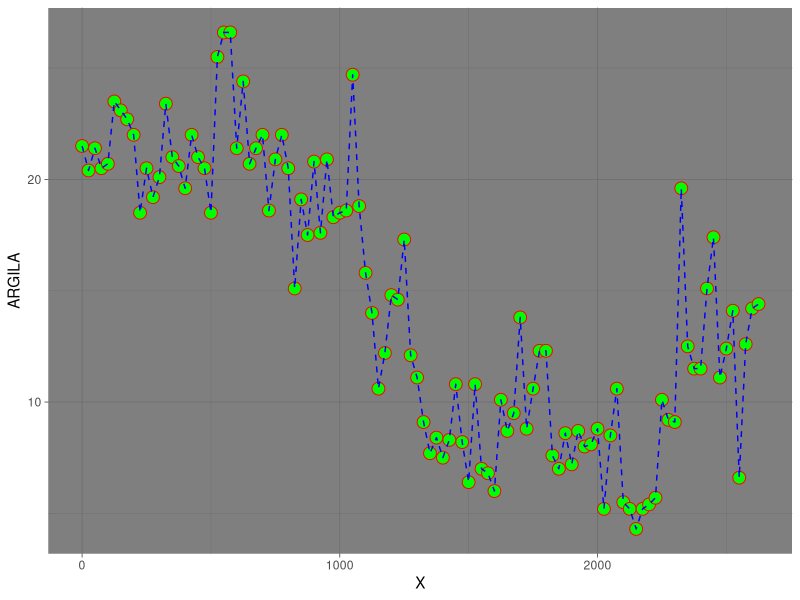
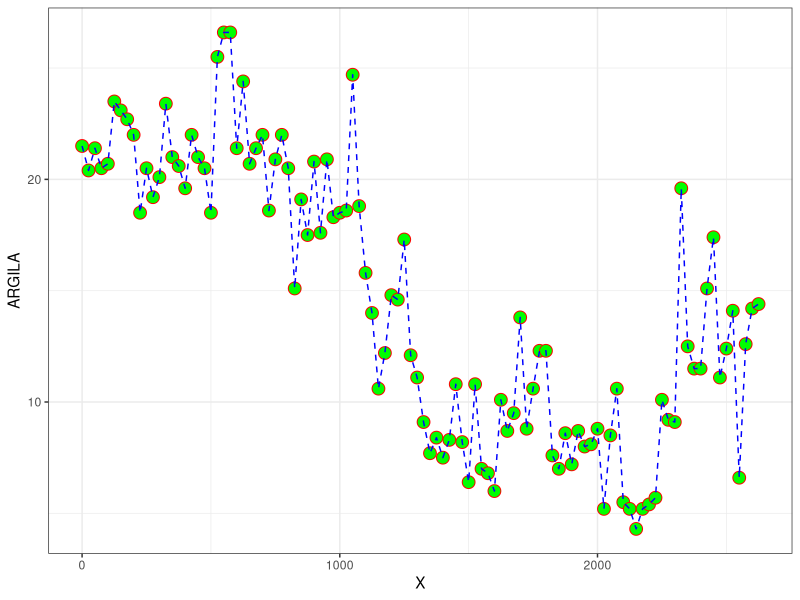
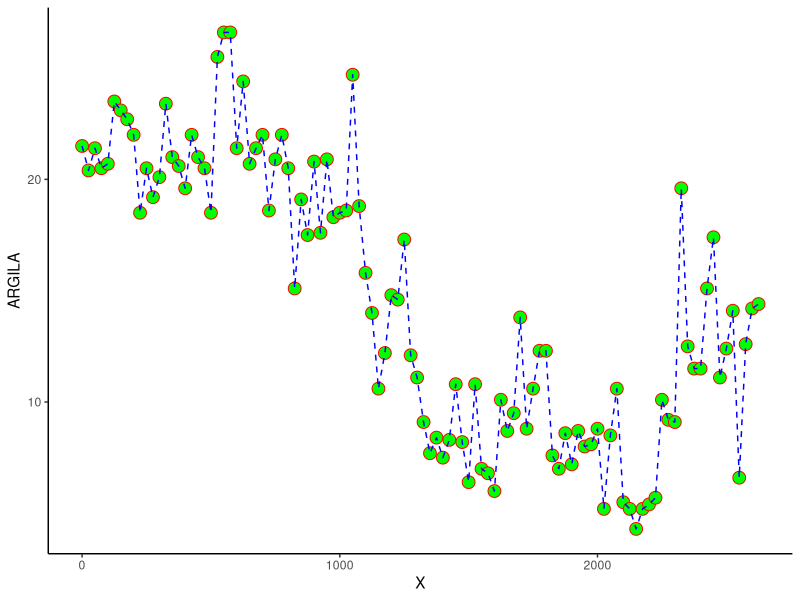
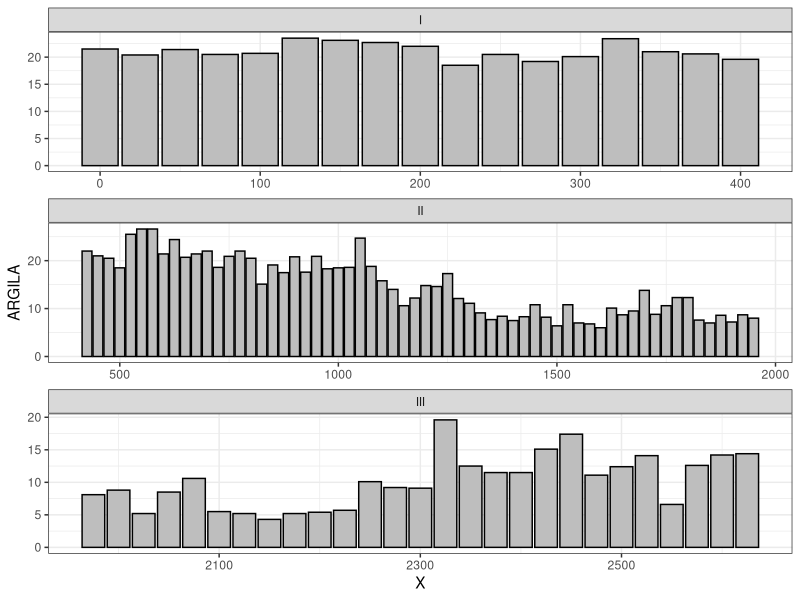
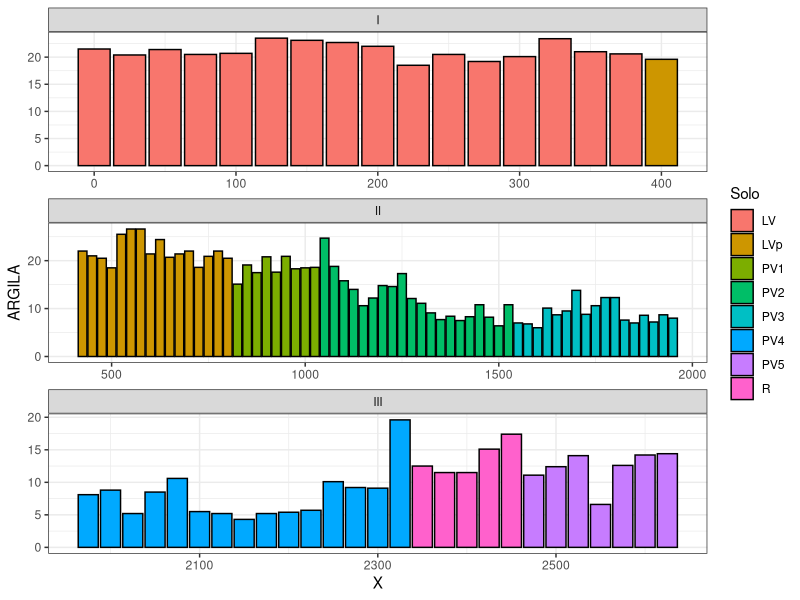
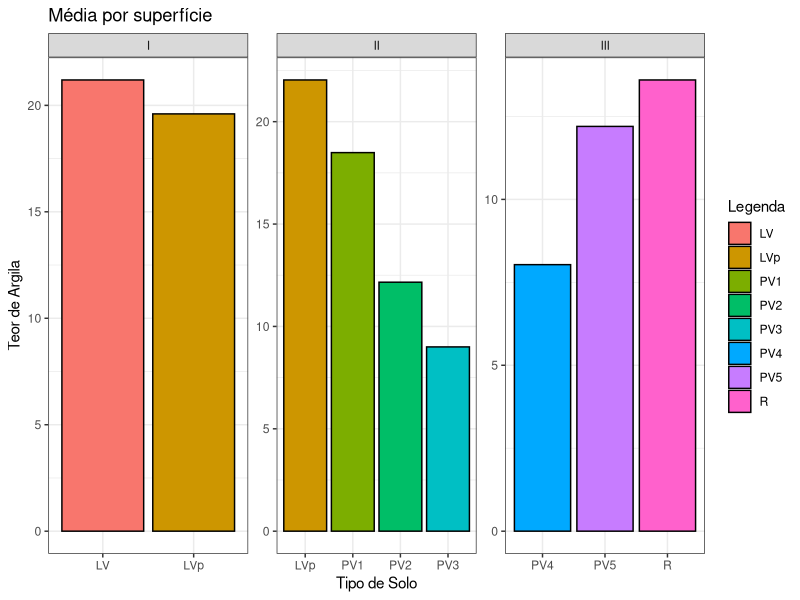
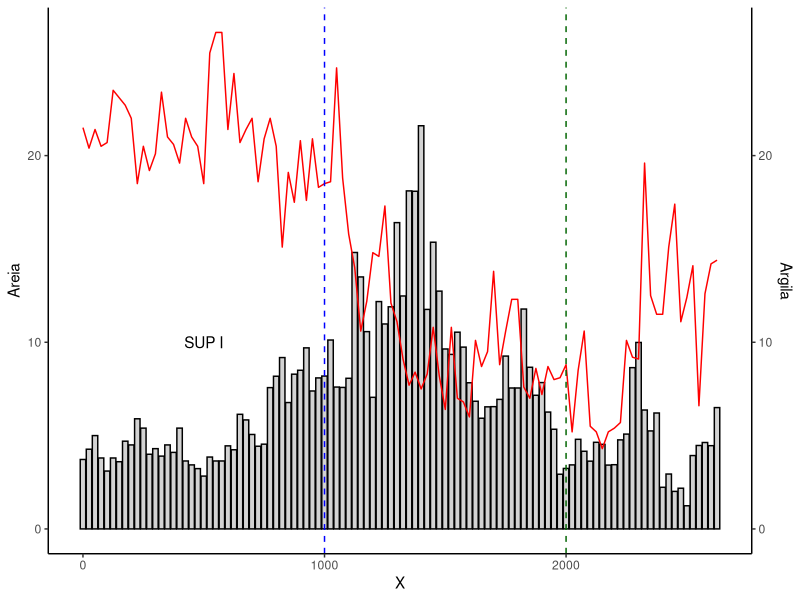
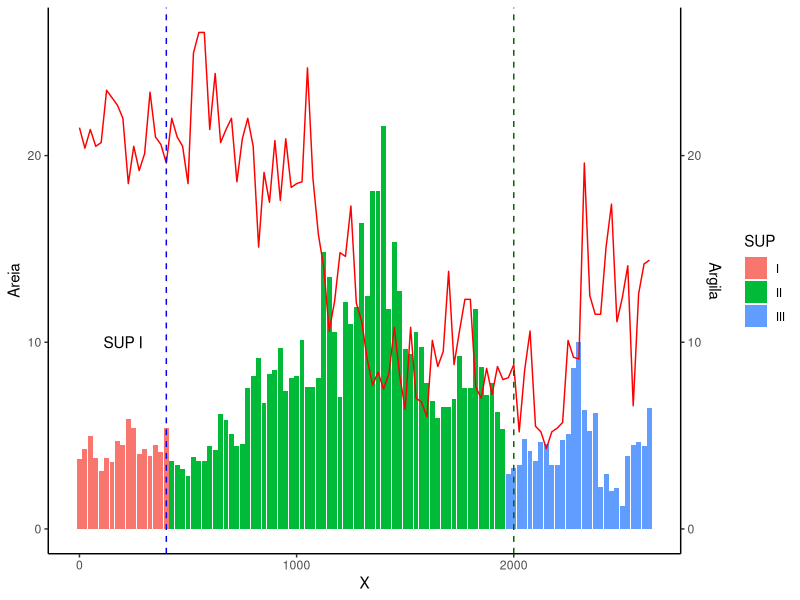

The R script that drew these images, in order:
# Visualização de Dados no {ggplot2}
## Carregar o banco de dados geomorfologia
geomorfologia <- read.table("data/geomorfologia.txt",h=TRUE)

## Filtrar os dados da superfície I
filtro <- geomorfologia$SUP == "I"
geo_aux <- geomorfologia[filtro,]

## PIPE (magrittr) %>% - opera data.frames e resuta em data.frames
library(tidyverse)
geomorfologia %>% # CONTROL + SHIFT + M 
  filter(SUP == "I")

# retirando uma coluna com o PIPE
geomorfologia$SUP
# ou
geomorfologia %>% 
  pull(SUP)

# Pegar da superfície I um somente areia grossa e argila
geomorfologia %>% 
  filter(SUP == "I") %>% # 1º verbo
  select(AG, ARGILA) # 2º verbo

# Pegar da superfície I um somente areia grossa e argila
geomorfologia %>% 
  filter(SUP == "I") %>% 
  select(AG, ARGILA) %>% 
  arrange(desc(ARGILA)) # decrescente 3º verbo

# Amédia para ARGILA por tipo de solo
geomorfologia %>% 
  group_by(Solo) %>% # 4º verbo
  summarise(Media_ARGILA = mean(ARGILA,na.rm=TRUE)) # 5º verbo

## Criando gráficos
meu_plot <- geomorfologia %>% 
  ggplot(aes(x=X, y=ARGILA)) +
  geom_point(color = "red",fill="green",size=4,shape=21) +
  geom_line(color = "blue", linetype=2, lwd = .5)

# Mudando os temas
meu_plot + theme_dark()
meu_plot + theme_bw()
meu_plot + theme_classic()


# Gráfico de Barras
geomorfologia %>% 
  ggplot(aes(x=X, y=ARGILA)) + 
  geom_col(color = "black", fill="gray") +
  theme_bw() +
#  coord_flip()  # para rotacionar o gráfico
  facet_wrap(~SUP, scales = "free", nrow = 3)


# Gráfico de Barras
geomorfologia %>% 
  ggplot(aes(x=X, y=ARGILA, fill=Solo)) + 
  geom_col(color="black") +
  theme_bw() +
  facet_wrap(~SUP, scales = "free", nrow = 3)

geomorfologia %>% 
  group_by(SUP, Solo) %>% 
  summarise(media_argila = mean(ARGILA, na.rm=TRUE)) %>% 
  ggplot(aes(x=Solo, y=media_argila,fill=Solo)) +
  geom_col(color="black") +
  facet_wrap(~SUP, scales="free", nrow = 1) +
  labs(x = "Tipo de Solo", y = "Teor de Argila",
       title = "Média por superfície", fill = "Legenda")+
  theme_bw()
  
# Gráfico de Linhas e Barras no mesmo Layout
# Gráfico do Teor de Argila ao longo do perfil (linhas)
geomorfologia %>% 
  ggplot(aes(x=X)) +
  geom_col(aes(y=AG), color="black", fill="lightgray") +
  geom_line(aes(y=ARGILA), lwd=.5, color="red") +
  theme_classic() +
#  facet_wrap(~SUP, scales="free")
  annotate("text", x = 500, y = 10, label = "SUP I") + # texto
  geom_vline(xintercept = c(1000,2000), 
                            color=c("blue","darkgreen"), 
             linetype=2)+
  scale_y_continuous(name="Areia",
                     sec.axis = sec_axis(~.*1,name="Argila"))



# Gráfico do Teor de Argila ao longo do perfil (linhas)
geomorfologia %>% 
  ggplot(aes(x=X)) +
  geom_col(aes(y=AG, fill=SUP)) +
  geom_line(aes(y=ARGILA), lwd=.5, color="red") +
  theme_classic() +
  #  facet_wrap(~SUP, scales="free")
  annotate("text", x = 200, y = 10, label = "SUP I") + # texto
  geom_vline(xintercept = c(400,2000), 
             color=c("blue","darkgreen"), 
             linetype=2)+
  scale_y_continuous(name="Areia",
                     sec.axis = sec_axis(~.*1,name="Argila"))


## Controle de thema
meu_plot + 
  labs(title = "Gráfico de Linhas e Pontos") +
  theme(
    plot.title = element_text(hjust = 0.5, color="blue"),
    panel.background = element_rect(color="black",
                                    fill = "gray86"),
    axis.text = element_text(color = "red"),
    panel.grid.major = element_line(color="black",linetype=2),
    panel.grid.minor = element_line(color = "darkgray"),
    axis.text.x = element_text(color = "blue"),
    axis.title.x = element_text(color = "blue"),
    axis.title.y = element_text(color = "red")
  )+
  coord_cartesian(xlim=c(0, 3000), ylim = c(0,30)) +
  scale_x_continuous(breaks = seq(0,3000,500))

## Vamos fazer alguns ajustes
## gráfico de dispersão argila em função de X, 
library(ggpubr)
geomorfologia %>% 
  ggplot(aes(x=X, y=ARGILA)) +
  geom_point() +
  geom_smooth( method="lm", color="red") +
  stat_regline_equation(aes(
    label =  paste(..eq.label.., 
                   ..rr.label.., 
                   sep = "*plain(\",\")~~")))


formula <- y ~ poly(x,3,raw=TRUE) #definindo a fórmula polinomial
geomorfologia %>% 
  ggplot(aes(x=X, y=ARGILA)) +
  geom_point() +
  geom_smooth(color="red", method="lm", formula=formula) +
  stat_regline_equation(aes(
    label =  paste(..eq.label.., 
                   ..rr.label.., 
                   sep = "*plain(\",\")~~")),
    formula=formula) # adicionar a mesma fórmula


formula <- y ~ poly(x,3,raw=TRUE) #definindo a fórmula polinomial
geomorfologia %>% 
  ggplot(aes(x=X, y=ARGILA, color = SUP)) +
  geom_point() +
  geom_smooth(method="lm", formula=formula) +
  stat_regline_equation(aes(
    label =  paste(..eq.label.., 
                   ..rr.label.., ..AIC.label..,
                   sep = "*plain(\",\")~~")),
    formula=formula) +# adicionar a mesma fórmula
  facet_wrap(~SUP, scales="free", nrow=3)


# Gráficos de Barras, um dos eixos categóricos
geomorfologia %>% 
  ggplot(aes(x=SUP, fill= SUP)) +
  geom_bar()


bar_plot <- geomorfologia %>% 
  ggplot(aes(x=SUP, fill= Solo)) +
  geom_bar(color="black", position = "dodge")

# Gráficos na mesma saída
figure <- ggarrange(meu_plot, bar_plot,
                    labels = c("A", "B"),
                    ncol = 1, nrow = 2)
figure
















